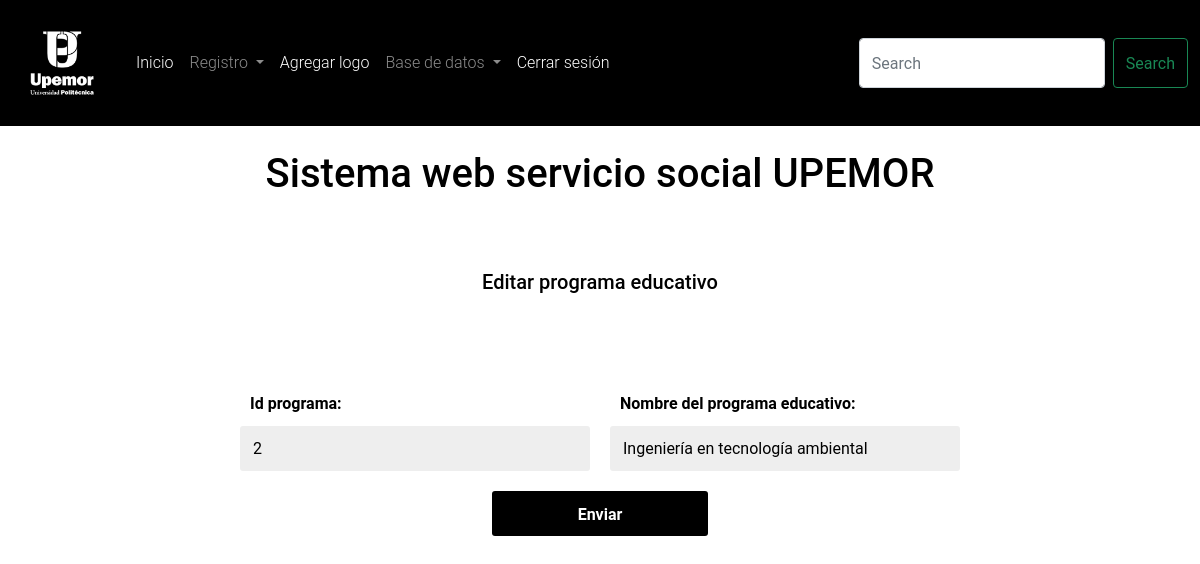
The app's page /vista/editarPrograma.php?id=2 (signed in) with its own data.
### tables this page shows
CREATE TABLE `imagenes` (
  `idImg` int(11) NOT NULL AUTO_INCREMENT,
  `descripcion` varchar(50) DEFAULT NULL,
  `lugarImg` varchar(30) DEFAULT NULL,
  `estado` tinyint(4) DEFAULT NULL,
  `foto` varchar(200) DEFAULT NULL,
  PRIMARY KEY (`idImg`)
);

CREATE TABLE `programaeducativo` (
  `idPrograma` int(11) NOT NULL AUTO_INCREMENT,
  `carrera` varchar(50) DEFAULT NULL,
  PRIMARY KEY (`idPrograma`)
);

### vista/editarPrograma.php (the view, shortened to what this page needs)
<!doctype html>
<?php
  require("../conexion/connect_db.php");
  $resultAll = mysqli_query($mysqli," SELECT foto FROM imagenes WHERE estado = '1' && lugarImg = 'Logotipo' ORDER BY idImg DESC LIMIT 1; ");
  $rowData = mysqli_fetch_array($resultAll);
  if(isset($_GET['id'])){
    $id=$_GET['id'];
    $sql="SELECT * FROM programaeducativo WHERE idPrograma='$id'";
    $query=mysqli_query($mysqli,$sql);
    $row=mysqli_fetch_array($query);
  }
?>
<html lang="en">
  <head>
    <link href="https://cdn.jsdelivr.net/npm/bootstrap@5.0.2/dist/css/bootstrap.min.css" rel="stylesheet">
    <link rel="stylesheet" href="../vista/style/estilos.css" />
  </head>
  <body class="">
    <nav class="navbar navbar-expand-lg navbar navbar-dark bg-dark">
      <div class="container-fluid">
        <a class="navbar-brand" href="#">
          <img src="<?php echo $rowData['foto']; ?>" alt="logo" width="100">
        </a>
        <div class="collapse navbar-collapse" id="navbarSupportedContent">
          <ul class="navbar-nav me-auto mb-2 mb-lg-0">
            <li class="nav-item">
              <a class="nav-link active" aria-current="page" href="../vista/indexAdmin.php">Inicio</a>
            </li>
            <li class="nav-item dropdown">
              <a class="nav-link dropdown-toggle" href="#" id="navbarDropdown" role="button" data-bs-toggle="dropdown" aria-expanded="false">
                Registro
              </a>
            </li>
            <li class="nav-item">
              <a class="nav-link active" aria-current="page" href="../vista/agregarLogo.php">Agregar logo</a>
            </li>
            <li class="nav-item dropdown">
              <a class="nav-link dropdown-toggle" href="#" id="navbarDropdown" role="button" data-bs-toggle="dropdown" aria-expanded="false">
                Base de datos
              </a>
            </li>
            <li class="nav-item">
              <a class="nav-link active" aria-current="page" href="../control/destroyer.php">Cerrar sesión</a>
            </li>
          </ul>
          <form class="d-flex">
            <input class="form-control me-2" type="search" placeholder="Search" aria-label="Search">
            <button class="btn btn-outline-success" type="submit">Search</button>
          </form>
        </div>
      </div>
    </nav>
    <h1 class="font-weight-bold mb-4 text-center p-4">Sistema web servicio social UPEMOR</h1>
    <h5 class="font-weight-bold mb-4 text-center p-4">Editar programa educativo</h5>
    <main>
    <form class="formulario" id="formulario" method="post" action="../control/editarPrograma.php">
      <div class="formulario__grupo" id="grupo__idPrograma">
        <label for="idPrograma" class="formulario__label">Id programa:</label>
        <div class="formulario__grupo-input">
          <input type="text" class="formulario__input" name="idPrograma" id="idPrograma" value="<?php echo $row['idPrograma']  ?>">
        </div>
      </div>
      <div class="formulario__grupo" id="grupo__carrera">
        <label for="carrera" class="formulario__label">Nombre del programa educativo:</label>
        <div class="formulario__grupo-input">
          <input type="text" class="formulario__input" name="carrera" id="carrera" value="<?php echo $row['carrera']  ?>">
        </div>
      </div>
      <div class="formulario__grupo formulario__grupo-btn-enviar">
        <button type="submit" class="formulario__btn">Enviar</button>
      </div>
    </form>
  </main>
  </body>
</html>

### vista/style/estilos.css (style rules this page uses)
:root { --dark: #000000; --dark-x: #1e2126; }
body { font-family: 'Roboto', sans-serif; font-weight: 300; color: var(--light); }
.bg-dark { background-color: var(--dark) !important; }
.form-control, .btn { min-height: 3.125rem; line-height: initial; }
* { box-sizing: border-box; }
main { max-width: 800px; width: 90%; margin: auto; padding: 40px; }
.formulario { display: grid; grid-template-columns: 1fr 1fr; gap: 20px; }
.formulario__label { display: block; font-weight: 700; padding: 10px; cursor: pointer; }
.formulario__grupo-input { position: relative; }
.formulario__input { width: 100%; background: #eee; border: 3px solid transparent; border-radius: 3px; height: 45px; line-height: 45px; padding: 0 40px 0 10px; transition: .3s ease all; }
.formulario__grupo-terminos, .formulario__mensaje, .formulario__grupo-btn-enviar { grid-column: span 2; }
.formulario__grupo-btn-enviar { display: flex; flex-direction: column; align-items: center; }
.formulario__btn { height: 45px; line-height: 45px; width: 30%; background: #000; color: #fff; font-weight: bold; border: none; border-radius: 3px; cursor: pointer; transition: .1s ease all; }

### records on screen
imagenes: foto (picture)
programaeducativo: idPrograma "2", carrera "Ingeniería en tecnología ambiental"
